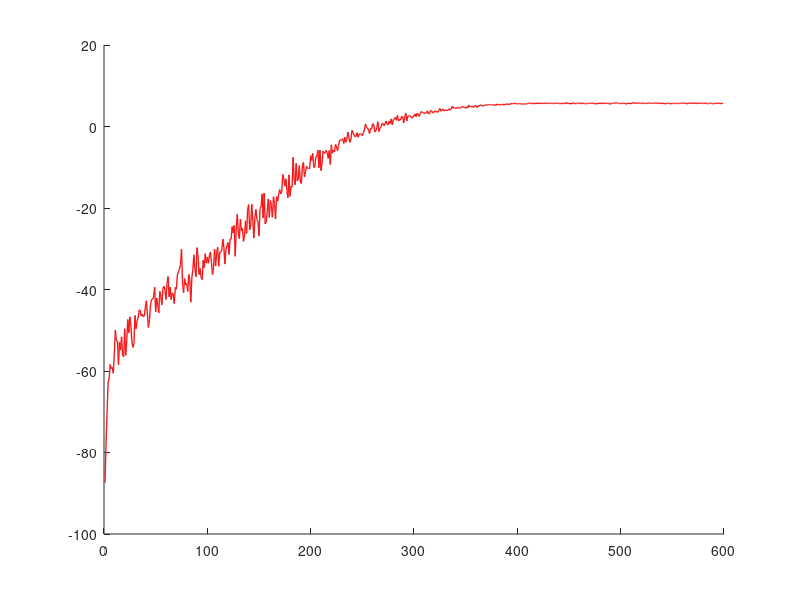

Recreate this plot in MATLAB. (Note: this script raises an error after producing the figure.)
%% useful_plots.m 
%%% ================================================ %%% 
%%% =========== Semester project at LASA ==========  %%%
%%% ============ Reinforcement Learning ============ %%% 
%%% ================= Main Script ================== %%% 
%%% ================================================ %%%

clear all;
close all;
clc;

%% Average reward per episode for recorded learning processes
sarsa_lambda_08_ar = load('sarsa_lambda_08_ar.mat');
sarsa_lambda_08_ar = sarsa_lambda_08_ar.cum_reward_per_episode;
ql_ar = load('ql_ar.mat');
ql_ar = ql_ar.cum_reward_per_episode;
sarsa_ar = load('sarsa_ar.mat');
sarsa_ar = sarsa_ar.cum_reward_per_episode;
ql_lambda_ar = load('ql_lambda_ar');
ql_lambda_ar = ql_lambda_ar.cum_reward_per_episode;
optimal_ar = load('optimal_ar');
optimal_ar = optimal_ar.cum_reward_per_episode;
random_ar = load('random_ar');
random_ar = random_ar.cum_reward_per_episode;

figure('units','normalized','outerposition',[0 0 1 1]) 
hold on;
% Sarsa 
p1 = plot(sarsa_ar(1:size(sarsa_ar,1)-1),'LineWidth',1,'Color',[0.95, 0.1, 0.1]);
p1.Color(4) = 0.1;
p1p = plot(lpf(sarsa_ar(1:size(sarsa_ar,1)-1),0.3),'LineWidth',2,'Color',[0.95, 0.1, 0.1]);
% Q-learning
p2 = plot(ql_ar(1:size(ql_ar,1)-1),'LineWidth',1.2,'Color',[0.2, 0.2, 0.6]);
p2.Color(4) = 0.1;
p2p = plot(lpf(ql_ar(1:size(ql_ar,1)-1),0.3),'LineWidth',2,'Color',[0.2, 0.2, 0.6]);
% Sarsa lambda
p3 = plot(sarsa_lambda_08_ar(1:size(sarsa_lambda_08_ar,1)-1),'LineWidth',1.2,'Color',[0.2, 0.7, 0.2]);
p3.Color(4) = 0.1;
p3p = plot(lpf(sarsa_lambda_08_ar(1:size(sarsa_lambda_08_ar,1)-1),0.3),'LineWidth',2,'Color',[0.2, 0.7, 0.2]);
% Watkins Q lambda
p4 = plot(ql_lambda_ar(1:size(ql_lambda_ar,1)-1),'LineWidth',1.2,'Color',[0.3, 0.6, 1]);
p4.Color(4) = 0.1;
p4p = plot(lpf(ql_lambda_ar(1:size(ql_lambda_ar,1)-1),0.3),'LineWidth',2,'Color',[0.3, 0.6, 1]);
% Optimal policy
p5 = plot(optimal_ar(1:size(ql_lambda_ar,1)-1),'LineWidth',1.2,'Color',[0.3, 0.6, 1]);
p5.Color(4) = 0.1;
p5p = plot(lpf(optimal_ar(1:size(ql_lambda_ar,1)-1),0.1),'--','LineWidth',2,'Color',[0.1, 0.1, 0.1]);
% Random policy
p6 = plot(random_ar(1:size(ql_lambda_ar,1)-1),'LineWidth',1.2,'Color',[0.5, 0.5, 0.5]);
p6.Color(4) = 0.1;
p6p = plot(lpf(random_ar(1:size(ql_lambda_ar,1)-1),0.05),'LineWidth',2,'Color',[0.5, 0.5, 0.5]);

%% Plots
xlabel('Number of iterations');
ylabel('Average reward');
legend([p1p,p2p,p3p,p4p,p5p,p6p],'Sarsa(0)','Q-learning','Sarsa(0.8)','Watkins Q(0.8)','Bellman optimal policy','Random policy','Location','southeast');
title('Averaged rewards per minibatch for different methods','Interpreter','latex');